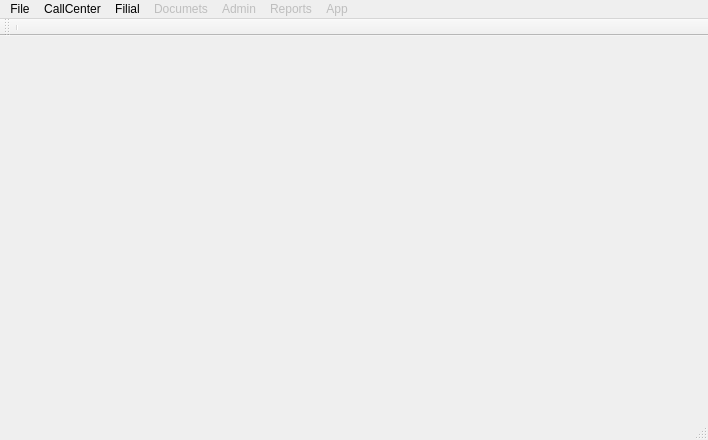
<?xml version="1.0" encoding="UTF-8"?>
<ui version="4.0">
 <class>MainWindow</class>
 <widget class="QMainWindow" name="MainWindow">
  <property name="geometry">
   <rect>
    <x>0</x>
    <y>0</y>
    <width>708</width>
    <height>440</height>
   </rect>
  </property>
  <property name="windowTitle">
   <string>FCC</string>
  </property>
  <widget class="QWidget" name="centralWidget"/>
  <widget class="QMenuBar" name="menuBar">
   <property name="geometry">
    <rect>
     <x>0</x>
     <y>0</y>
     <width>708</width>
     <height>21</height>
    </rect>
   </property>
   <widget class="QMenu" name="menuFile">
    <property name="title">
     <string>File</string>
    </property>
    <addaction name="actionQuit"/>
   </widget>
   <widget class="QMenu" name="menuDocumets">
    <property name="enabled">
     <bool>false</bool>
    </property>
    <property name="title">
     <string>Documets</string>
    </property>
    <addaction name="actionOrders"/>
    <addaction name="actionSales_Filial"/>
    <addaction name="actionSales_All"/>
   </widget>
   <widget class="QMenu" name="menuAdmin">
    <property name="enabled">
     <bool>false</bool>
    </property>
    <property name="title">
     <string>Admin</string>
    </property>
    <addaction name="actionCategory"/>
    <addaction name="actionUsers"/>
    <addaction name="actionRoles"/>
    <addaction name="actionRights"/>
   </widget>
   <widget class="QMenu" name="menuReports">
    <property name="enabled">
     <bool>false</bool>
    </property>
    <property name="title">
     <string>Reports</string>
    </property>
   </widget>
   <widget class="QMenu" name="menuApp">
    <property name="enabled">
     <bool>false</bool>
    </property>
    <property name="title">
     <string>App</string>
    </property>
   </widget>
   <widget class="QMenu" name="menuCallCenter">
    <property name="title">
     <string>CallCenter</string>
    </property>
    <addaction name="actionResiduesCenter"/>
    <addaction name="actionPrepare"/>
   </widget>
   <widget class="QMenu" name="menuFilial">
    <property name="title">
     <string>Filial</string>
    </property>
    <addaction name="actionResiduesFilial"/>
   </widget>
   <addaction name="menuFile"/>
   <addaction name="menuCallCenter"/>
   <addaction name="menuFilial"/>
   <addaction name="menuDocumets"/>
   <addaction name="menuAdmin"/>
   <addaction name="menuReports"/>
   <addaction name="menuApp"/>
  </widget>
  <widget class="QToolBar" name="mainToolBar">
   <property name="enabled">
    <bool>true</bool>
   </property>
   <attribute name="toolBarArea">
    <enum>TopToolBarArea</enum>
   </attribute>
   <attribute name="toolBarBreak">
    <bool>false</bool>
   </attribute>
   <addaction name="separator"/>
  </widget>
  <widget class="QStatusBar" name="statusBar">
   <property name="enabled">
    <bool>true</bool>
   </property>
  </widget>
  <action name="actionQuit">
   <property name="text">
    <string>&amp;Quit</string>
   </property>
   <property name="shortcut">
    <string>Ctrl+Q</string>
   </property>
  </action>
  <action name="actionResiduesCenter">
   <property name="checkable">
    <bool>false</bool>
   </property>
   <property name="enabled">
    <bool>true</bool>
   </property>
   <property name="text">
    <string>Residues</string>
   </property>
   <property name="shortcut">
    <string>Ctrl+C</string>
   </property>
  </action>
  <action name="actionResiduesFilial">
   <property name="enabled">
    <bool>true</bool>
   </property>
   <property name="text">
    <string>Residues</string>
   </property>
   <property name="shortcut">
    <string>Ctrl+F</string>
   </property>
  </action>
  <action name="actionOrders">
   <property name="text">
    <string>Orders</string>
   </property>
  </action>
  <action name="actionSales_Filial">
   <property name="text">
    <string>Sales Filial</string>
   </property>
  </action>
  <action name="actionSales_All">
   <property name="text">
    <string>Sales All</string>
   </property>
  </action>
  <action name="actionCategory">
   <property name="text">
    <string>Category</string>
   </property>
  </action>
  <action name="actionUsers">
   <property name="text">
    <string>Users</string>
   </property>
  </action>
  <action name="actionRoles">
   <property name="text">
    <string>Roles</string>
   </property>
  </action>
  <action name="actionRights">
   <property name="text">
    <string>Rights</string>
   </property>
  </action>
  <action name="actionPrepare">
   <property name="text">
    <string>Prepare</string>
   </property>
   <property name="shortcut">
    <string>Ctrl+D</string>
   </property>
  </action>
 </widget>
 <layoutdefault spacing="6" margin="11"/>
 <resources/>
 <connections>
  <connection>
   <sender>actionQuit</sender>
   <signal>triggered(bool)</signal>
   <receiver>MainWindow</receiver>
   <slot>close()</slot>
   <hints>
    <hint type="sourcelabel">
     <x>-1</x>
     <y>-1</y>
    </hint>
    <hint type="destinationlabel">
     <x>341</x>
     <y>213</y>
    </hint>
   </hints>
  </connection>
 </connections>
 <slots>
  <slot>openDialog()</slot>
 </slots>
</ui>
